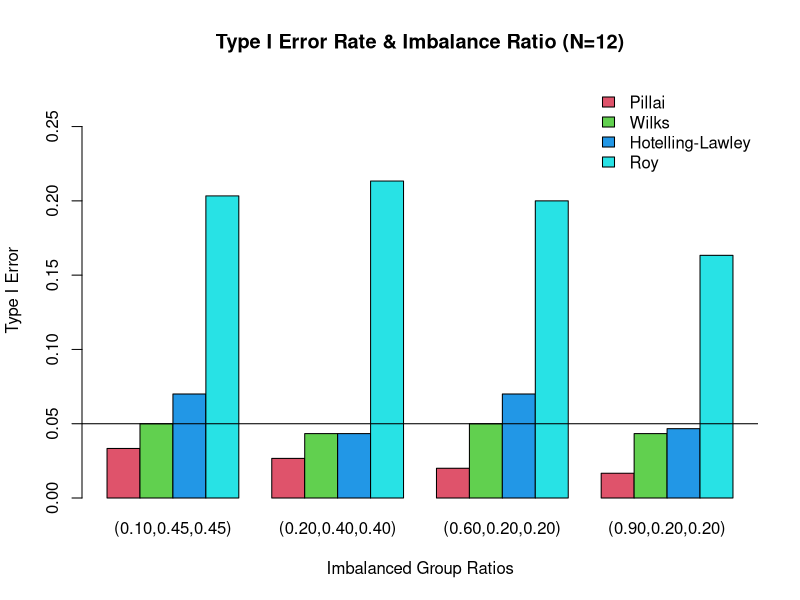

Write the R code that produced this figure.
## ---- chunk 1
library(MASS)
set.seed(0)  # for reproducibility
# Independent and equal Sigma
Sigma_ind_eq = matrix(c(1.5, 0, 0,
                        0, 1.5, 0,
                        0, 0, 1.5),nrow=3)

# Positively dependent Sigma
Sigma_pos_dep = matrix(c(1.0, 0.8, 0.6,
                         0.8, 1.0, 0.4,
                         0.6, 0.4, 1.0), nrow=3)


# Negatively dependent Sigma
Sigma_neg_dep = matrix(c(1.0, -0.2, -0.2,
                         -0.2, 1.0, -0.2,
                         -0.2, -0.2, 1.0), nrow=3)

# Independent and unequal Sigma
Sigma_ind_uneq = matrix(c(2, 0, 0,
                        0, 6, 0,
                        0, 0, 10), nrow=3)
## ---- chunk 2
gen_imbalanced_data <- function(n1, n2, n3, G, mu1, mu2, mu3, Sigma=diag(1.5, 3)){
  Y <- c()
  Y <- rbind(Y, mvrnorm(n1, mu1, Sigma))
  Y <- rbind(Y, mvrnorm(n2, mu2, Sigma))
  Y <- rbind(Y, mvrnorm(n3, mu3, Sigma))
  Y 
}
test_imbalanced <- function(n1, n2, n3, G, Y){
  groups <- rep(c(paste("Group", 1)), each=n1)
  groups <- c(groups, rep(c(paste("Group", 2)), each = n2))
  groups <- c(groups, rep(c(paste("Group", 3)), each = n3))
  obj <- manova(Y ~ groups)
  tests <- c("Pillai", "Wilks", "Hotelling-Lawley", "Roy")
  reject <- rep(0, 4)
  for (t in 1:length(tests)){
      # position [1,6] where p-value is
      reject[t] <- summary(obj, test = tests[t])$stats[1,6]<0.05
    }
  reject # if reject, then 1 else 0
}
simulate_imbalanced <- function(B, n, w1, w2, w3, G, mu1, mu2, mu3, Sigma=diag(1.5, 3)){
  # calculate the proportions for each group
  p1 <- w1 / (w1 + w2 + w3)
  p2 <- w2 / (w1 + w2 + w3)
  p3 <- w3 / (w1 + w2 + w3)
  proportions <- c(p1, p2, p3) # adjust proportions to ensure they sum to 1
  proportions <- proportions / sum(proportions)
  # multiply adjusted proportions by the total population size
  n1 <- round(proportions[1] * n)
  n2 <- round(proportions[2] * n)
  n3 <- round(proportions[3] * n)
  results <- rep(0, 4)
  for (b in 1:B){
      Y <- gen_imbalanced_data(n1,n2,n3,G,mu1,mu2,mu3,Sigma)
      results <- results + test_imbalanced(n1,n2,n3,G,Y)
  }
  results/B 
}
## ---- chunk 3
set.seed(0);tests <- c("Pillai", "Wilks", "Hotelling-Lawley", "Roy")
degrees <- c(1,2,3,4);n<-12
n12_alpha_imbalanced_degree <- matrix(0, 4, 4)
n12_alpha_imbalanced_degree[1, ] <- simulate_imbalanced(B=300,n=n,
                                                          w1=0.10,w2=0.45,w3=0.45,
                                                          G=3,mu1=c(0,0,0),mu2=c(0,0,0),
                                                              mu3=c(0,0,0),Sigma=Sigma_ind_eq)
n12_alpha_imbalanced_degree[2, ] <- simulate_imbalanced(B=300,n=n,
                                                          w1=0.20,w2=0.40,w3=0.40,
                                                          G=3,mu1=c(0,0,0),mu2=c(0,0,0),
                                                              mu3=c(0,0,0),Sigma=Sigma_ind_eq)
n12_alpha_imbalanced_degree[3, ] <- simulate_imbalanced(B=300,n=n,
                                                          w1=0.60,w2=0.20,w3=0.20,
                                                          G=3,mu1=c(0,0,0),mu2=c(0,0,0),
                                                              mu3=c(0,0,0),Sigma=Sigma_ind_eq)
n12_alpha_imbalanced_degree[4, ] <- simulate_imbalanced(B=300,n=n,
                                                          w1=0.90,w2=0.05,w3=0.05,
                                                          G=3,mu1=c(0,0,0),mu2=c(0,0,0),
                                                              mu3=c(0,0,0),Sigma=Sigma_ind_eq)
barplot(matrix(n12_alpha_imbalanced_degree, nrow = length(degrees), byrow = TRUE),
        beside = TRUE,
        ylim = c(0, 0.28),
        xlab = "Imbalanced Group Ratios",
        ylab = "Type I Error",
        main = "Type I Error Rate & Imbalance Ratio (N=12)",
        col = c(2:5),
        names.arg = c("(0.10,0.45,0.45)", "(0.20,0.40,0.40)", "(0.60,0.20,0.20)", "(0.90,0.20,0.20)"))
legend("topright",legend = tests,fill = c(2:5),bty = "n");abline(h = 0.05)
